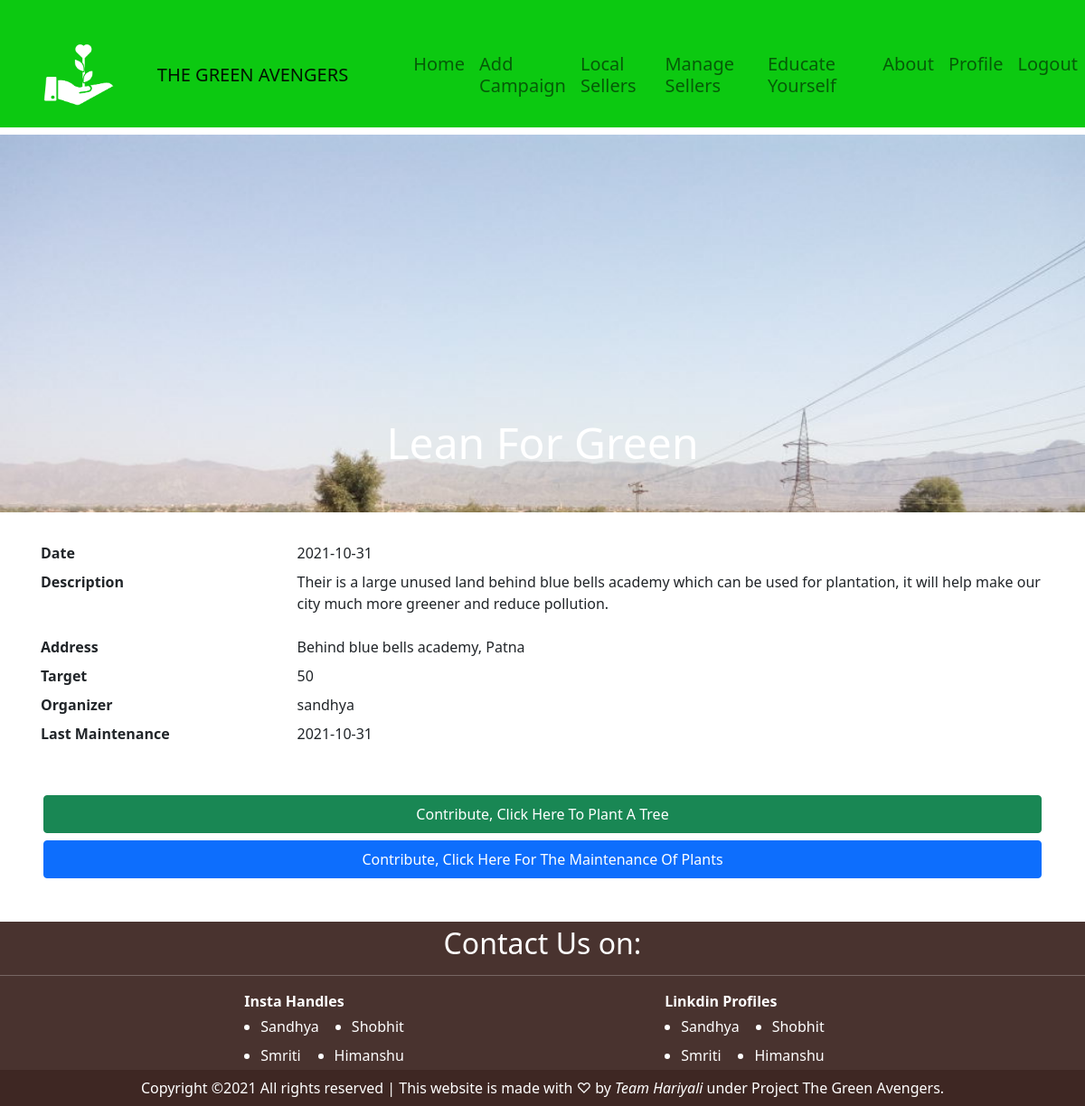
The page /details/1 (signed in) on the database its author committed.
### app.py (models this page shows, shortened)
class Campaign(db.Model):
    __tablename__ = 'campaigns'
    id = db.Column(db.Integer(), primary_key=True)
    name = db.Column(db.String(255), nullable=False, unique=True)
    city = db.Column(db.String(50), nullable=False)
    address = db.Column(db.Text(), nullable=False)
    target = db.Column(db.Integer(), nullable=False)
    trees_planted = db.Column(db.Integer(), nullable=False, default=0)
    date = db.Column(db.DateTime(), nullable=False, default=datetime.utcnow)
    description = db.Column(db.Text(), nullable=False, default="")
    organizer_id = db.Column(db.Integer(), db.ForeignKey('users.id'), nullable=False)
    image_file = db.Column(db.String(50), nullable=False, default='default_campaign.jpg')
    last_maintenance = db.Column(db.DateTime())
    volunteers = db.relationship('User', secondary='campaign_volunteers')

class User(db.Model, UserMixin):
    __tablename__ = 'users'
    id = db.Column(db.Integer, primary_key = True)
    username = db.Column(db.String(50), nullable = False, unique = True)
    password = db.Column(db.String(255), nullable = False, server_default = '')
    active = db.Column(db.Boolean(), nullable = False, server_default = '0')
    city = db.Column(db.String(255), nullable=False, default='')
    age = db.Column(db.Integer(), nullable=False, default=0)
    gender = db.Column(db.String(50), nullable=False, default='Female')
    institution = db.Column(db.String(200))
    points = db.Column(db.Integer, nullable=False, default=0)
    trees_planted = db.Column(db.Integer, nullable=False, default=0)
    roles = db.relationship('Role', secondary='user_roles')
    campaigns = db.relationship('Campaign', backref='organizer', lazy=True)
    images = db.relationship('Image', backref='uploader', lazy=True)
    sellers = db.relationship('Seller', backref='organizer', lazy=True)

### app.py (the view, shortened to what this page needs)
@app.route('/details/<campaign_id>', methods=['GET', 'POST'])
@login_required
def campaignDetail(campaign_id):
    campaign = Campaign.query.get(campaign_id)
    form_tree = PlantTreeForm()
    form_water = WaterTreeForm()
    return render_template('campaignDetail.html', campaign = campaign, form_tree = form_tree, form_water=form_water, user=current_user)

### templates/campaignDetail.html (shortened to what this page needs)
<!doctype html>
<html lang="en">
<head>
  <link href="https://cdn.jsdelivr.net/npm/bootstrap@5.1.3/dist/css/bootstrap.min.css" rel="stylesheet"
>
  <link rel="stylesheet" href="{{ url_for('static', filename='campaignDetail.css') }}">
</head>
<body>
  {% from "_macros.html" import navbar, footer %}
  {{ navbar(user) }}
  <div class="item">
    <div id="carouselExampleCaptions" class="carousel slide" data-bs-ride="carousel">
      <div class="carousel-inner">
        <div class="carousel-item active">
          <img src="{{ url_for('static', filename='images/' + campaign.image_file) }}"
            class="d-block img-fluid" alt="..." style="width: 100%;height: fit-content;">
          <div class="carousel-caption d-none d-md-block">
            <h5 class="display-5">{{ campaign.name }}</h5>
          </div>
        </div>
      </div>
    </div>
    <dl class="row">
      <dt class="col-sm-3">Date</dt>
      <dd class="col-sm-9">{{ campaign.date.date() }}</dd>
      <dt class="col-sm-3">Description</dt>
      <dd class="col-sm-9">
        <p>{{ campaign.description }}</p>
      </dd>
      <dt class="col-sm-3">Address</dt>
      <dd class="col-sm-9">{{ campaign.address }}</dd>
      <dt class="col-sm-3 text-truncate">Target</dt>
      <dd class="col-sm-9"> {{ campaign.target }} </dd>
      <dt class="col-sm-3">Organizer</dt>
      <dd class="col-sm-9"> {{ campaign.organizer.username }} </dd>
      <dt class="col-sm-3">Last Maintenance</dt>
      {% if campaign.last_maintenance %}
        <dd class="col-sm-9"> {{ campaign.last_maintenance.date() }} </dd>
      {% else %}
        <dd class="col-sm-9"> The trees are not maintained yet :( </dd>
      {% endif %}
    </dl>
    <div class="d-grid gap-2  m-5">
      <button class="btn btn-success py-2" type="button" onclick="show_tree()">Contribute, Click Here To Plant A Tree</button>
      <button class="btn btn-primary py-2" type="button" onclick="show_water()">Contribute, Click Here For The Maintenance Of Plants</button>
    </div>
    {{ footer() }}
</body>
</html>

### templates/_macros.html (shortened to what this page needs)
{% macro navbar(user) -%}
<nav class="navbar navbar-expand-lg navbar-light bg-main pt-5 pb-4 h5">
  <img src="{{ url_for('static', filename='images/nav_logo.png') }}" height="69px" width="90px" class="logo ms-5" alt="">
    <a class="navbar-brand px-5" href="#">THE GREEN AVENGERS</a>
    <div class="collapse navbar-collapse" id="navbarSupportedContent">
      <ul class="navbar-nav ms-auto">
        <li class="nav-item">
          <a class="nav-link" href= '{{ url_for("index") }}'>Home </a>
        </li>
        {% if user.has_roles('Organizer') %}
        <li class="nav-item">
          <a class="nav-link" href='{{ url_for("createCampaign") }}'>Add Campaign</a>
        </li>
      {% endif %}
      <li class="nav-item">
        <a class="nav-link" href="{{ url_for('localSellers') }}">Local Sellers</a>
      </li>
        {% if user.has_roles('Organizer') %}
        <li class="nav-item">
          <a class="nav-link" href="{{ url_for('manageSellers') }}">Manage Sellers</a>
        </li>
      {% endif %}
          <a class="nav-link" href="{{ url_for('educateYourself') }}">Educate Yourself</a>
        <li class="nav-item">
          <a class="nav-link" href="{{ url_for('aboutUs') }}">About</a>
        </li>
        <li class="nav-item">
          <a class="nav-link" href='{{ url_for("userProfile") }}'>Profile</a>
        </li>
        <li class="nav-item">
          <a class="nav-link" href='{{ url_for("user.logout") }}'>Logout</a>
        </li>
      </ul>
    </div>
  </nav>
{%- endmacro %}
{% macro footer() -%}
<link rel="stylesheet" href="{{ url_for('static', filename='footer.css') }}">
<footer class="mt-3">
  <div class="upfoot">
    <div class="">
      <h2>Contact Us on:</h2>
      <hr>
    </div>
    <div class="upfoot-wrapper">
      <div class="instas">
        <div class="">
          <strong>Insta Handles</strong>
        </div>
        <div class="insta1 same1">
          <div class="link">
            <a href="https://www.instagram.com/mesandhya2403/">Sandhya</a>
          </div>
          <div class="link">
            <a href="https://www.instagram.com/shobhit_kaothalkar/">Shobhit</a>
          </div>
        </div>
        <div class="insta2 same1">
          <div class="link">
            <a href="https://www.instagram.com/heresmritigupta/">Smriti</a>
          </div>
          <div class="link">
            <a href="https://www.instagram.com/himanshurai122/">Himanshu</a>
          </div>
        </div>
      </div>
      <div class="linkdins">
        <strong>Linkdin Profiles</strong>
        <div class="linkdin1 same1">
          <div class="link">
            <a href="https://www.linkedin.com/in/sandhya-kumari-6942a2202/">Sandhya</a>
          </div>
          <div class="link">
            <a href="https://www.linkedin.com/in/shobhit-kaothalkar-1a2564204/">Shobhit</a>
          </div>
        </div>
        <div class="linkdin2 same1">
          <div class="link">
            <a href="https://www.linkedin.com/in/smriti-gupta-820642202/">Smriti</a>
          </div>
          <div class="link">
            <a href="https://www.linkedin.com/in/himanshu-rai-3034a2203/">Himanshu</a>
          </div>
        </div>
      </div>
    </div>
  </div>
  <div class="downfoot">
    <center>
      <div class="downfoot-wrapper">
        Copyright ©2021 All rights reserved | This website is made with ♡ by <i>Team Hariyali</i> under Project <bold>The Green Avengers</bold>.
      </div>
    </center>
  </div>
</footer>
{%- endmacro %}

### static/campaignDetail.css (style rules this page uses)
.bg-main { background-color: #0CC911; }
.carousel-item { width: inherit; height: 418px; }
.row { margin: 33px; }

### static/footer.css (style rules this page uses)
footer { left: 0; bottom: 0; width: 100%; color: white; margin-top: auto; }
footer h2 { text-align: center; }
.upfoot { padding-top: 5px; background: #3e2723f0; }
.upfoot-wrapper { display: flex; justify-content: space-evenly; }
.same1 { display: flex; justify-content: space-between; }
.downfoot { padding: 8px 0; background: #3e2723; }
footer a { color: #ffffff !important; text-decoration: none !important; }
.link { color: white; display: list-item; margin: 4px 18px; }

### templates/_macros.html (style rules this page uses)
.bg-main { background-color: #0CC911; }

### rows shown on the page
Campaign: image_file (picture), name "Lean For Green", date "2021-10-31", description "Their is a large unused land behind blue bells academy which can be used for plantation, it will help make our city much more greener and reduce pollution.", address "Behind blue bells academy, Patna", target "50", last_maintenance "2021-10-31"
User: organizer.username "sandhya"
